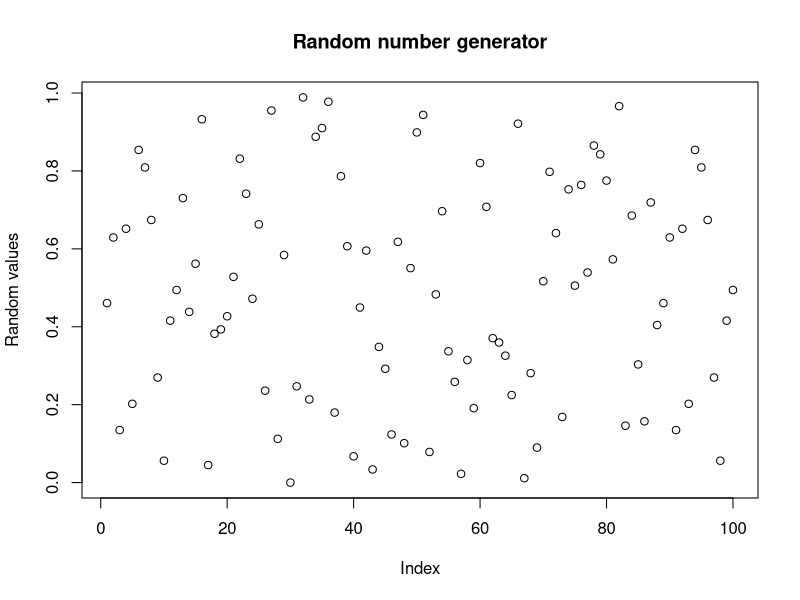
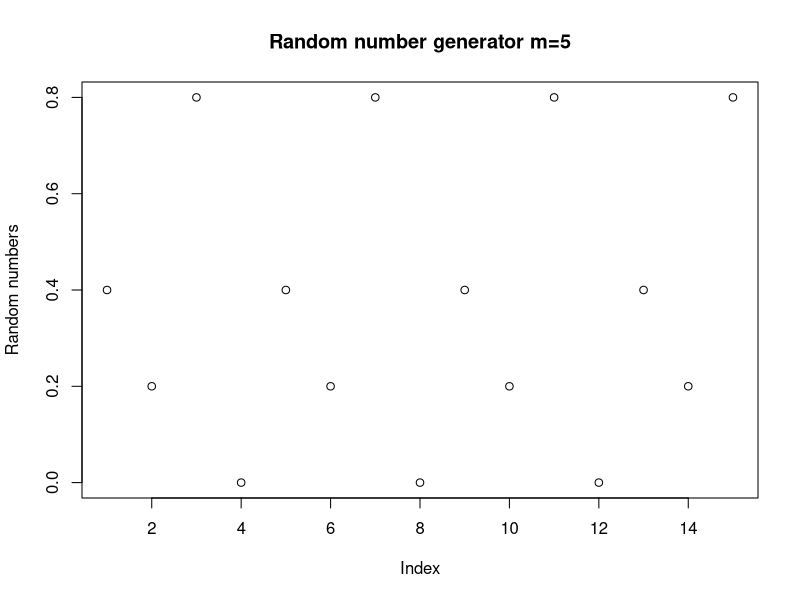
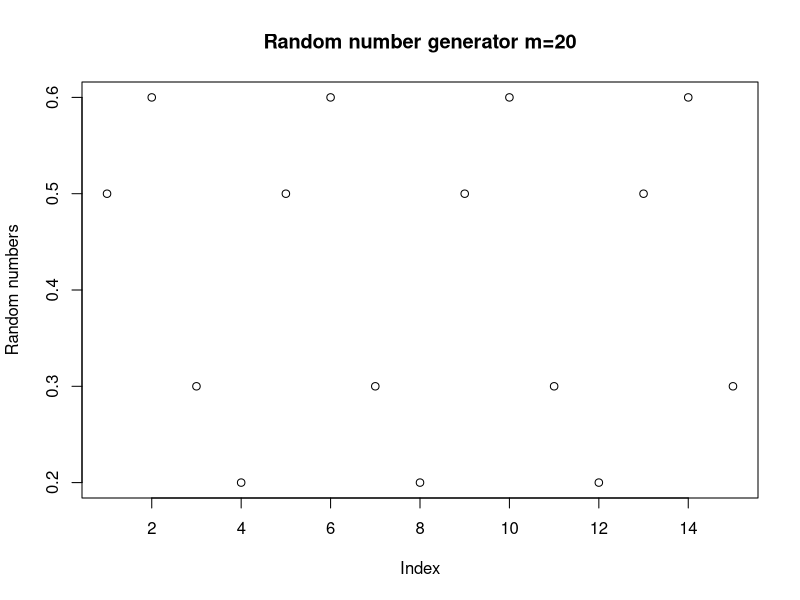
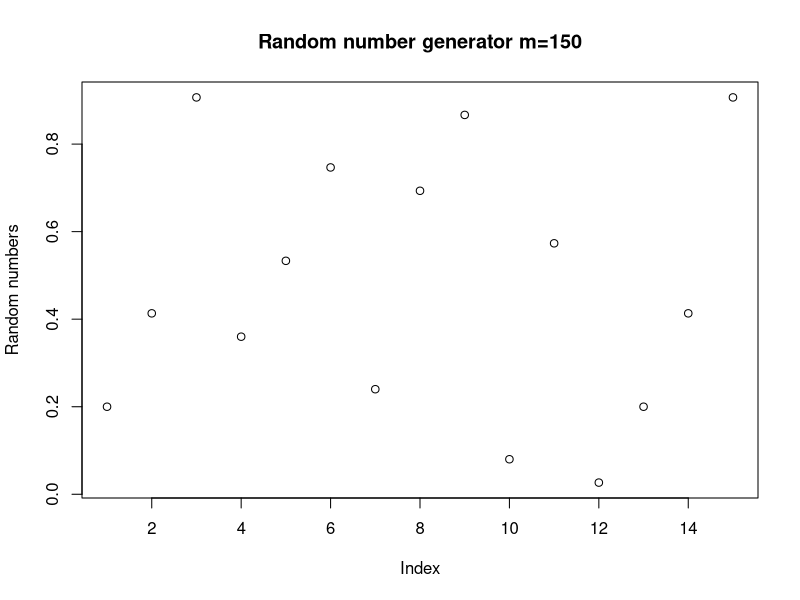
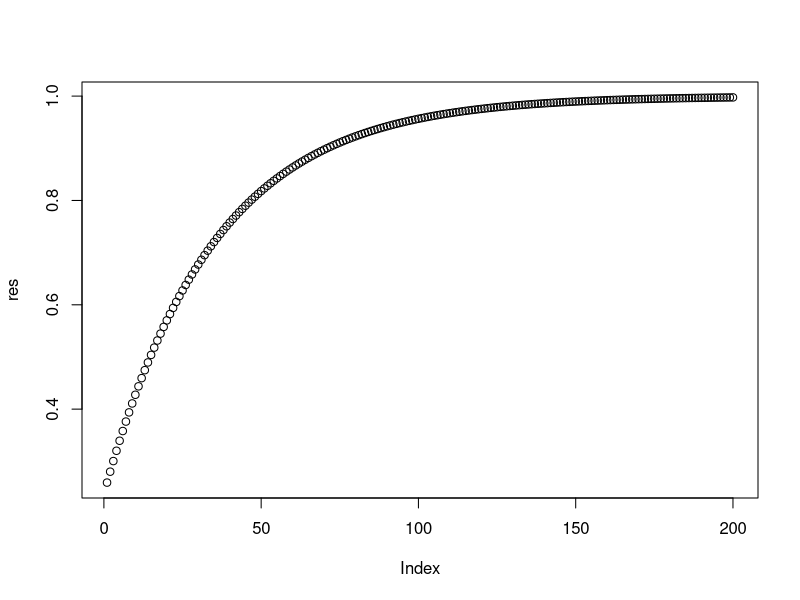

These charts were generated, in order, by the following R code:
## ---- chunk 1

## ---- chunk 2
congruential_gen <- function(n,m,a,c=0,x0)
{
  us <- numeric(n)
  for (i in 1:n)
  {
    x0 <- (a*x0+c) %% m
    us[i] <- x0 / m
  }
  return(us)
}

## ---- chunk 3

plot(congruential_gen(100,178,3,44,72), main="Random number generator", ylab="Random values")
## ---- chunk 4
plot(congruential_gen(15,5,7,2,0), main="Random number generator m=5", ylab="Random numbers")
plot(congruential_gen(15,20,7,2,4), main="Random number generator m=20", ylab="Random numbers")
plot(congruential_gen(15,150,7,2,4), main="Random number generator m=150", ylab="Random numbers")

## ---- chunk 5
expf <- function(x, lambda){
  return(1-exp(-lambda*x))
}

## ---- chunk 6

## ---- chunk 7
x = seq(from=0.1, to=2, length.out=200)
res <- c()

for(i in x){
  res <- append(res, expf(i,3))
}

plot(res)

